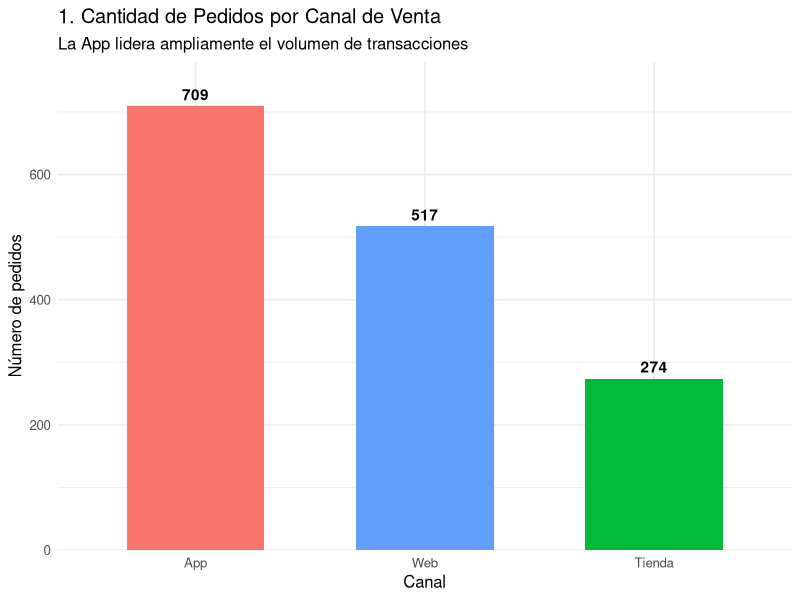
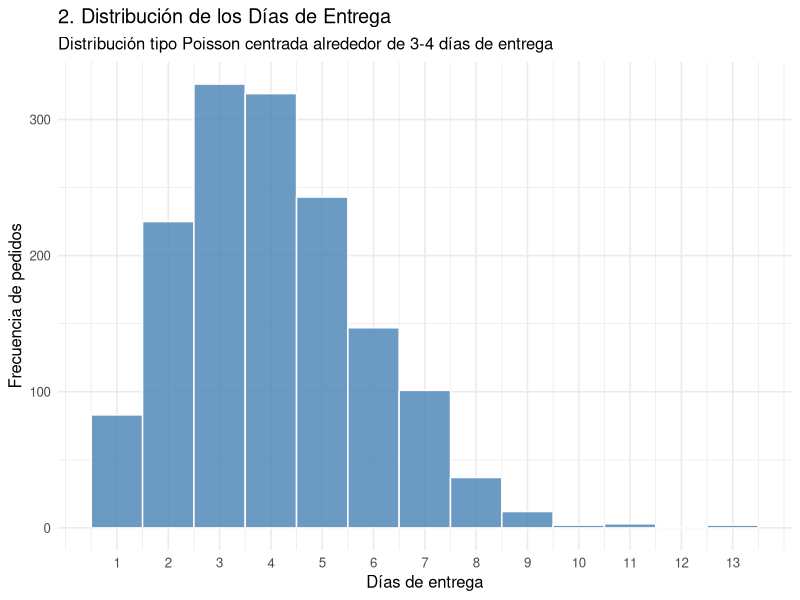
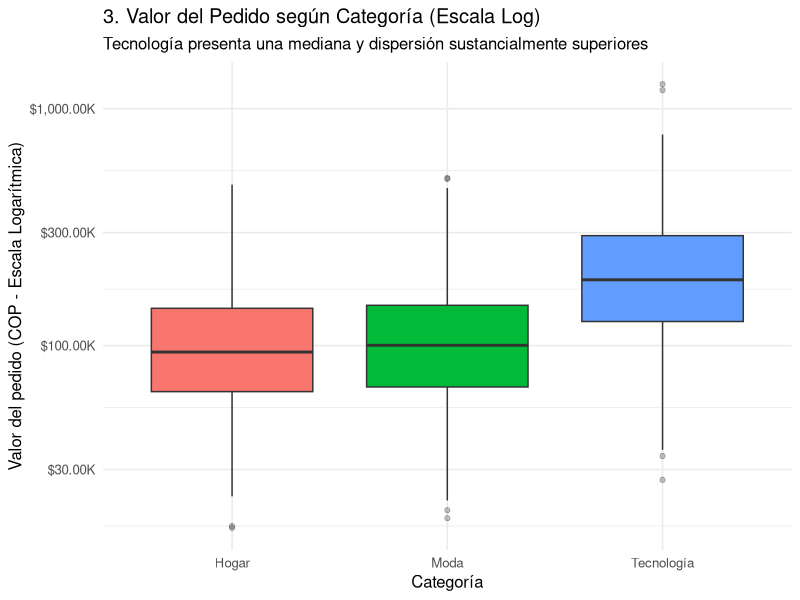
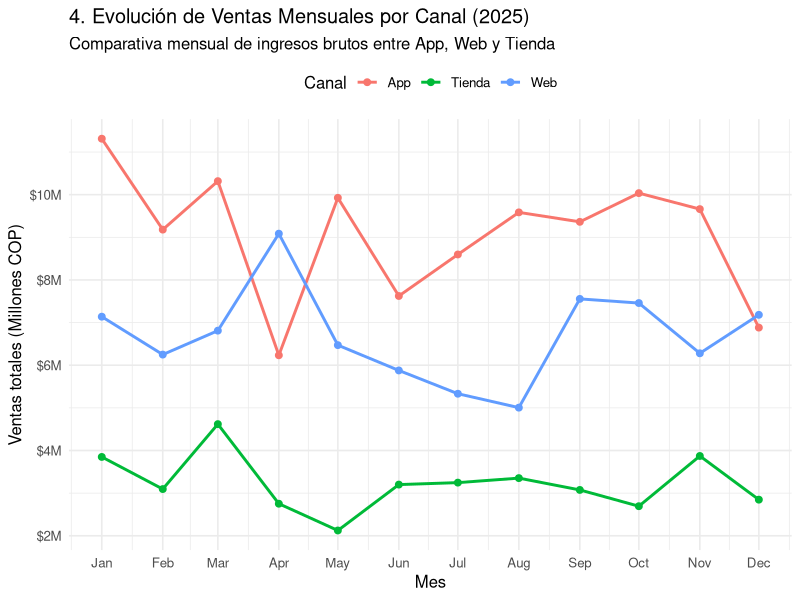

Recreate these plots in R, in order.
library(tidyverse)
library(lubridate)
library(scales)

set.seed(909); n <- 1500
dias <- seq(as.Date("2025-01-01"), as.Date("2025-12-31"), "day")

pedidos <- tibble(
  fecha        = sample(dias, n, replace = TRUE),
  canal        = sample(c("App", "Web", "Tienda"), n, TRUE, prob = c(.45, .35, .20)),
  categoria    = sample(c("Tecnología", "Hogar", "Moda"), n, replace = TRUE),
  valor        = round(rlnorm(n, 11.5 + 0.6 * (categoria == "Tecnología"), 0.6), -2),
  dias_entrega = rpois(n, lambda = 3) + 1,
  calificacion = sample(1:5, n, TRUE, prob = c(1, 2, 3, 7, 7))
)

# 1. ¿Qué canal genera más pedidos?
# Tipo de variables: 1 Categórica nominal (canal) -> Conteo de observaciones.
# Gráfico elegido: Gráfico de barras (geom_col / geom_bar).
# ------------------------------------------------------------------------------
# Justificación: Un gráfico de barras es el más adecuado para comparar frecuencias 
# entre categorías discretas porque el ojo humano juzga longitudes alineadas con máxima precisión.

pedidos %>%
  count(canal) %>%
  ggplot(aes(x = reorder(canal, -n), y = n, fill = canal)) +
  geom_col(width = 0.6, show.legend = FALSE) +
  geom_text(aes(label = comma(n)), vjust = -0.5, fontface = "bold") +
  scale_y_continuous(expand = expansion(mult = c(0, 0.1))) +
  labs(
    title = "1. Cantidad de Pedidos por Canal de Venta",
    subtitle = "La App lidera ampliamente el volumen de transacciones",
    x = "Canal",
    y = "Número de pedidos"
  ) +
  theme_minimal(base_size = 12)

# 2. ¿Cómo se distribuyen los días de entrega?
# Tipo de variables: 1 Numérica discreta/continua (días).
# Gráfico elegido: Histograma / Diagrama de barras discretas.
# ------------------------------------------------------------------------------
# Justificación: Un histograma es el gráfico por excelencia para examinar la forma, 
# el centro, la dispersión y la asimetría de una variable cuantitativa individual.

pedidos %>%
  ggplot(aes(x = dias_entrega)) +
  geom_histogram(binwidth = 1, fill = "steelblue", color = "white", alpha = 0.8) +
  scale_x_continuous(breaks = min(pedidos$dias_entrega):max(pedidos$dias_entrega)) +
  labs(
    title = "2. Distribución de los Días de Entrega",
    subtitle = "Distribución tipo Poisson centrada alrededor de 3-4 días de entrega",
    x = "Días de entrega",
    y = "Frecuencia de pedidos"
  ) +
  theme_minimal(base_size = 12)

# 3. ¿El valor del pedido cambia según la categoría?
# Tipo de variables: 1 Categórica (categoría) vs 1 Numérica continua (valor).
# Gráfico elegido: Diagrama de cajas (Boxplot).
# ------------------------------------------------------------------------------
# Justificación: Un boxplot permite comparar de forma compacta y simultánea la mediana, 
# el rango intercuartílico y los valores atípicos entre múltiples grupos.

pedidos %>%
  ggplot(aes(x = categoria, y = valor, fill = categoria)) +
  geom_boxplot(outlier.alpha = 0.3, show.legend = FALSE) +
  scale_y_log10(labels = label_dollar(prefix = "$", scale = 1e-3, suffix = "K")) +
  labs(
    title = "3. Valor del Pedido según Categoría (Escala Log)",
    subtitle = "Tecnología presenta una mediana y dispersión sustancialmente superiores",
    x = "Categoría",
    y = "Valor del pedido (COP - Escala Logarítmica)"
  ) +
  theme_minimal(base_size = 12)

# 4. ¿Cómo evolucionaron las ventas mensuales por canal?
# Tipo de variables: 1 Temporal (mes) vs 1 Numérica (ventas) segmentada por 1 Categórica (canal).
# Gráfico elegido: Gráfico de líneas temporales (geom_line).
# ------------------------------------------------------------------------------
# Justificación: Un gráfico de líneas es el estándar para representar series de tiempo, 
# facilitando la identificación de tendencias continuas y estacionalidades por canal.

ventas_mes <- pedidos %>%
  mutate(mes = floor_date(fecha, "month")) %>%
  group_by(mes, canal) %>%
  summarise(ventas = sum(valor), .groups = "drop")

ventas_mes %>%
  ggplot(aes(x = mes, y = ventas, color = canal, group = canal)) +
  geom_line(linewidth = 1) +
  geom_point(size = 2) +
  scale_x_date(date_labels = "%b", date_breaks = "1 month") +
  scale_y_continuous(labels = label_dollar(prefix = "$", scale = 1e-6, suffix = "M")) +
  labs(
    title = "4. Evolución de Ventas Mensuales por Canal (2025)",
    subtitle = "Comparativa mensual de ingresos brutos entre App, Web y Tienda",
    x = "Mes",
    y = "Ventas totales (Millones COP)",
    color = "Canal"
  ) +
  theme_minimal(base_size = 12) +
  theme(legend.position = "top")
